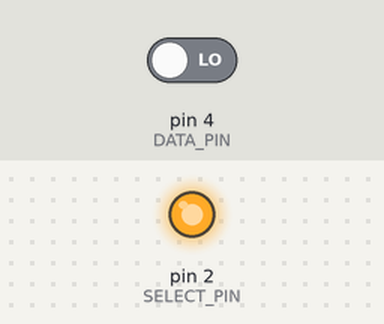
Recording of a sketch running on a simulated Arduino Uno, built with avr-gcc and run on an emulated ATmega328P. On the bench: output pins drawn as LEDs (lit = HIGH). The test bench sets the inputs (shaded band); at power-on: pin 4 (DATA_PIN) LOW. Pins used as bus, display or sensor lines are not drawn; what the sketch prints to the serial monitor is not drawn.

Above: at 0.1 s.
Timing chart, 0 to 1.6 s (numbered marks = the images above):
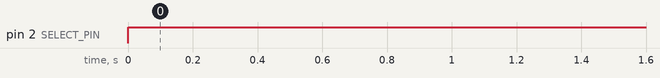

Measured:
- by itself, pin 2 (SELECT_PIN): LOW → HIGH at 0.00 s

The sketch:

3PhaseMegnaticEncoder.ino
```cpp
#define SELECT_PIN 2
#define CLOCK_PIN 3
#define DATA_PIN 4

void setup()
{
  // Setup our pins
  pinMode(DATA_PIN, INPUT);
  pinMode(CLOCK_PIN, OUTPUT);
  pinMode(SELECT_PIN, OUTPUT);

  // Give some default values
  digitalWrite(CLOCK_PIN, HIGH);
  digitalWrite(SELECT_PIN, HIGH);

  Serial.begin(19200);
}

// Variables to keep track of position
int reading = 0;
float angle = 0;

void loop()
{
   reading = readPosition();

   if (reading >= 0)
   {
      angle = ((float)reading / 1024.0) * 360.0;

      Serial.print("Reading: ");
      Serial.print(reading, DEC);
      Serial.print(" Angle: ");
      Serial.println((int)angle, DEC);
   }
   else
   {
      Serial.print("Error: ");
      Serial.println(reading);
   }

   delay(1000);
}

// Read the current angular position
int readPosition()
{
  unsigned int position = 0;

  // Shift in our data
  digitalWrite(SELECT_PIN, LOW);
  delayMicroseconds(1);
  byte d1 = shiftIn(DATA_PIN, CLOCK_PIN);
  byte d2 = shiftIn(DATA_PIN, CLOCK_PIN);
  digitalWrite(SELECT_PIN, HIGH);

  // Get our position variable
  position = d1;
  position = position << 8;
  position |= d2;

  position = position >> 6;

  // Check the offset compensation flag: 1 == started up
  if (!(d2 & B00100000))
    position = -1;

  // Check the cordic overflow flag: 1 = error
  if (d2 & B00010000)
    position = -2;

  // Check the linearity alarm: 1 = error
  if (d2 & B00001000)
    position = -3;

  // Check the magnet range: 11 = error
  if ((d2 & B00000110) == B00000110)
    position = -4;

  return position;
}

// Read in a byte of data from the digital input of the board.
byte shiftIn(byte data_pin, byte clock_pin)
{
  byte data = 0;

  for (int i=7; i>=0; i--)
  {
    digitalWrite(clock_pin, LOW);
    delayMicroseconds(1);
    digitalWrite(clock_pin, HIGH);
    delayMicroseconds(1);

    byte bit = digitalRead(data_pin);
    data |= (bit << i);
  }

  Serial.print("byte: ");
  Serial.println(data, BIN);

  return data;
}
```
